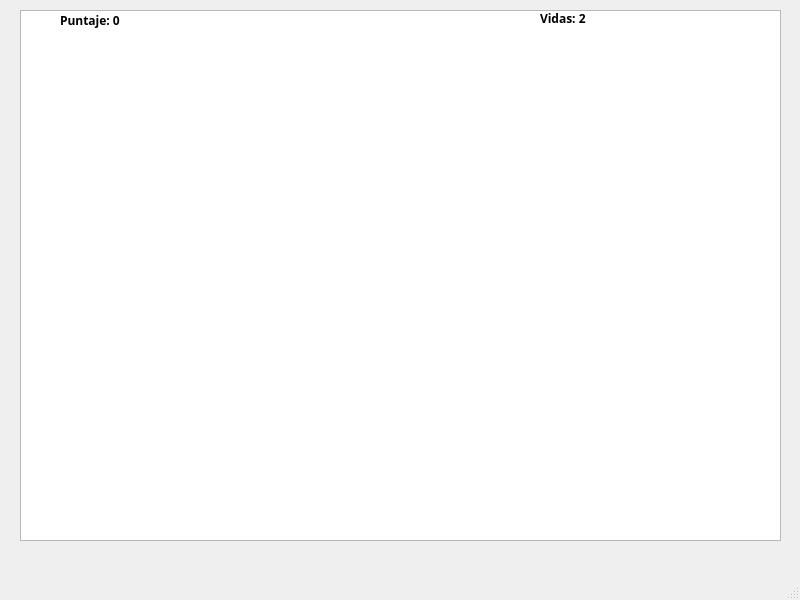
<?xml version="1.0" encoding="UTF-8"?>
<ui version="4.0">
 <class>MainWindow</class>
 <widget class="QMainWindow" name="MainWindow">
  <property name="geometry">
   <rect>
    <x>0</x>
    <y>0</y>
    <width>800</width>
    <height>600</height>
   </rect>
  </property>
  <property name="windowTitle">
   <string>MainWindow</string>
  </property>
  <widget class="QWidget" name="centralwidget">
   <widget class="QGraphicsView" name="graphicsView">
    <property name="geometry">
     <rect>
      <x>20</x>
      <y>10</y>
      <width>761</width>
      <height>531</height>
     </rect>
    </property>
   </widget>
   <widget class="QLabel" name="lblPuntaje">
    <property name="geometry">
     <rect>
      <x>60</x>
      <y>10</y>
      <width>81</width>
      <height>21</height>
     </rect>
    </property>
    <property name="font">
     <font>
      <family>Arial Black</family>
      <bold>true</bold>
     </font>
    </property>
    <property name="text">
     <string>Puntaje: 0</string>
    </property>
   </widget>
   <widget class="QLabel" name="lblVidas">
    <property name="geometry">
     <rect>
      <x>540</x>
      <y>10</y>
      <width>71</width>
      <height>16</height>
     </rect>
    </property>
    <property name="font">
     <font>
      <family>Arial Black</family>
      <bold>true</bold>
     </font>
    </property>
    <property name="text">
     <string>Vidas: 2</string>
    </property>
   </widget>
  </widget>
  <widget class="QMenuBar" name="menubar">
   <property name="geometry">
    <rect>
     <x>0</x>
     <y>0</y>
     <width>800</width>
     <height>21</height>
    </rect>
   </property>
  </widget>
  <widget class="QStatusBar" name="statusbar"/>
 </widget>
 <resources/>
 <connections/>
</ui>
